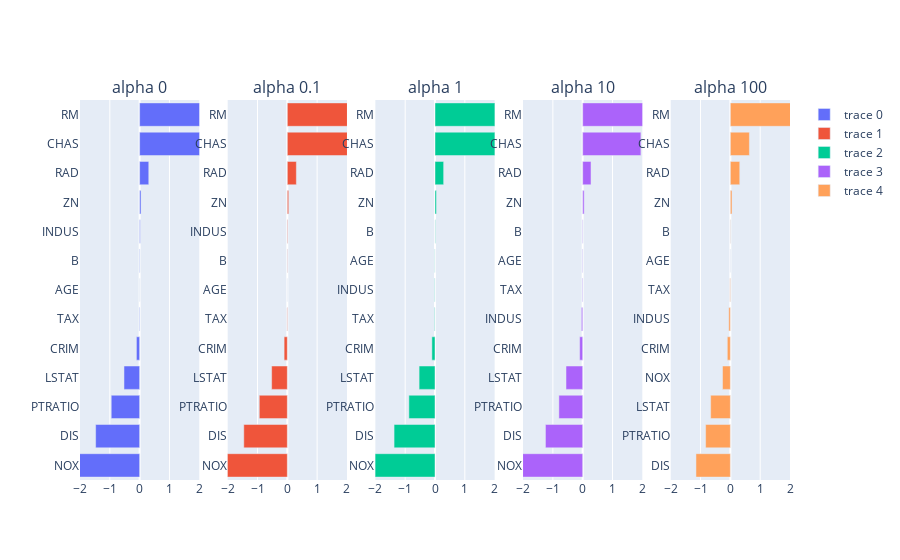

Notebook cell for this chart:
### Markdown cell above
이번에는 __Ridge 의 alpha 값 변화에 따른 회귀 계수 값의 변화__ 를 살펴보자.<br><br>
Plotly 공식문서 ( Graph Objects 사용 )
- [Subplots](https://plotly.com/python/subplots/) 
- [Horizontal bar](https://plotly.com/python/horizontal-bar-charts/#horizontal-bar-chart-with-gobar) 
- [Axes ](https://plotly.com/python/axes/)

를 활용해서 시각화 하였다.

### Code cell
from plotly.subplots import make_subplots
import plotly.graph_objects as go

fig = make_subplots(rows=1,cols=5,
                        subplot_titles=("alpha 0", "alpha 0.1", "alpha 1", "alpha 10","alpha 100"))

coeff_df = pd.DataFrame()

for pos,alpha in enumerate(alphas):
    ridge = Ridge(alpha=alpha)
    ridge.fit(X_feature,y_label)
    
    # fit 시킨 뒤 회귀 계수로 Series 를 만든 뒤 DataFrame 에 각 alpha 따라 붙이기 
    # Dataframe 의 index 는 boston dataset 의 feature 들 
    coeff = pd.Series(data=ridge.coef_,index=X_feature.columns)
    colname = 'alpha:'+str(alpha)
    coeff_df[colname]=coeff
    
    
    # 막대 그래프로 각 alpha 값에서의 피처별 회귀 계수를 시각화 , 높은 순으로 
    coeff = coeff.sort_values(ascending=True)
    
    fig.add_trace(
        go.Bar(x=coeff.values,y=coeff.index, orientation='h'),
        row=1, col=pos+1
    )
    
    fig.update_xaxes(range=[-2,2])

fig.show()

### Figure 1 — Plotly figure (JSON) as saved in the notebook; plotly's stock layout.template omitted (floating-point values rounded to 4 significant figures)
{"data": [{"orientation": "h", "type": "bar", "x": [-17.77, -1.476, -0.9527, -0.5248, -0.108, -0.01233, 0.0006922, 0.009312, 0.02056, 0.04642, 0.306, 2.687, 3.81], "xaxis": "x", "y": ["NOX", "DIS", "PTRATIO", "LSTAT", "CRIM", "TAX", "AGE", "B", "INDUS", "ZN", "RAD", "CHAS", "RM"], "yaxis": "y"}, {"orientation": "h", "type": "bar", "x": [-16.68, -1.46, -0.9408, -0.526, -0.1075, -0.01242, -0.0002691, 0.009368, 0.016, 0.04657, 0.3035, 2.67, 3.818], "xaxis": "x2", "y": ["NOX", "DIS", "PTRATIO", "LSTAT", "CRIM", "TAX", "AGE", "B", "INDUS", "ZN", "RAD", "CHAS", "RM"], "yaxis": "y2"}, {"orientation": "h", "type": "bar", "x": [-10.78, -1.373, -0.8761, -0.5333, -0.1046, -0.01291, -0.008805, -0.005415, 0.009673, 0.04744, 0.2901, 2.552, 3.854], "xaxis": "x3", "y": ["NOX", "DIS", "PTRATIO", "LSTAT", "CRIM", "TAX", "INDUS", "AGE", "B", "ZN", "RAD", "CHAS", "RM"], "yaxis": "y3"}, {"orientation": "h", "type": "bar", "x": [-2.372, -1.249, -0.7979, -0.5594, -0.1014, -0.04296, -0.01399, -0.01071, 0.01004, 0.04958, 0.2796, 1.952, 3.702], "xaxis": "x4", "y": ["NOX", "DIS", "PTRATIO", "LSTAT", "CRIM", "INDUS", "TAX", "AGE", "B", "ZN", "RAD", "CHAS", "RM"], "yaxis": "y4"}, {"orientation": "h", "type": "bar", "x": [-1.153, -0.8292, -0.6608, -0.2628, -0.1022, -0.05283, -0.01586, 0.001212, 0.009393, 0.0545, 0.3154, 0.6383, 2.335], "xaxis": "x5", "y": ["DIS", "PTRATIO", "LSTAT", "NOX", "CRIM", "INDUS", "TAX", "AGE", "B", "ZN", "RAD", "CHAS", "RM"], "yaxis": "y5"}], "layout": {"annotations": [{"font": {"size": 16}, "showarrow": false, "text": "alpha 0", "x": 0.084, "xanchor": "center", "xref": "paper", "y": 1, "yanchor": "bottom", "yref": "paper"}, {"font": {"size": 16}, "showarrow": false, "text": "alpha 0.1", "x": 0.292, "xanchor": "center", "xref": "paper", "y": 1, "yanchor": "bottom", "yref": "paper"}, {"font": {"size": 16}, "showarrow": false, "text": "alpha 1", "x": 0.5, "xanchor": "center", "xref": "paper", "y": 1, "yanchor": "bottom", "yref": "paper"}, {"font": {"size": 16}, "showarrow": false, "text": "alpha 10", "x": 0.708, "xanchor": "center", "xref": "paper", "y": 1, "yanchor": "bottom", "yref": "paper"}, {"font": {"size": 16}, "showarrow": false, "text": "alpha 100", "x": 0.916, "xanchor": "center", "xref": "paper", "y": 1, "yanchor": "bottom", "yref": "paper"}], "xaxis": {"anchor": "y", "domain": [0, 0.168], "range": [-2, 2]}, "xaxis2": {"anchor": "y2", "domain": [0.208, 0.376], "range": [-2, 2]}, "xaxis3": {"anchor": "y3", "domain": [0.416, 0.584], "range": [-2, 2]}, "xaxis4": {"anchor": "y4", "domain": [0.624, 0.792], "range": [-2, 2]}, "xaxis5": {"anchor": "y5", "domain": [0.832, 1], "range": [-2, 2]}, "yaxis": {"anchor": "x", "domain": [0, 1]}, "yaxis2": {"anchor": "x2", "domain": [0, 1]}, "yaxis3": {"anchor": "x3", "domain": [0, 1]}, "yaxis4": {"anchor": "x4", "domain": [0, 1]}, "yaxis5": {"anchor": "x5", "domain": [0, 1]}}}
